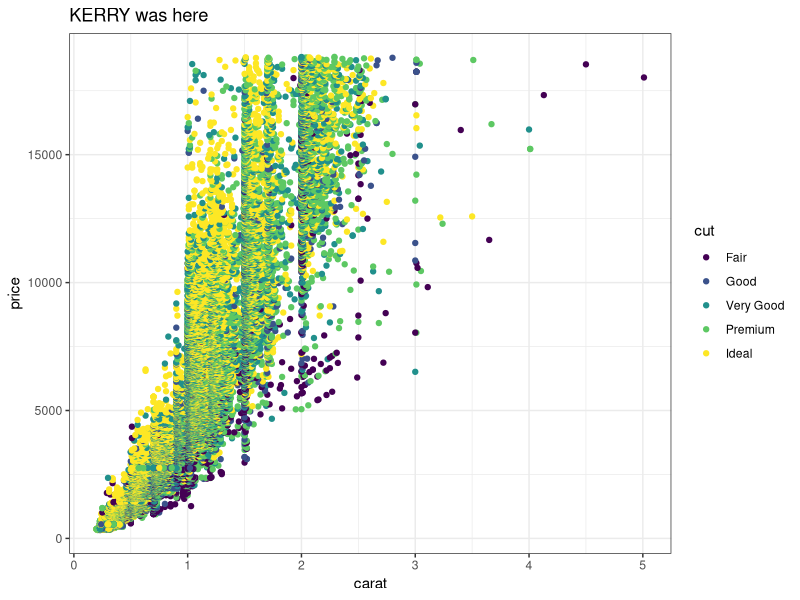
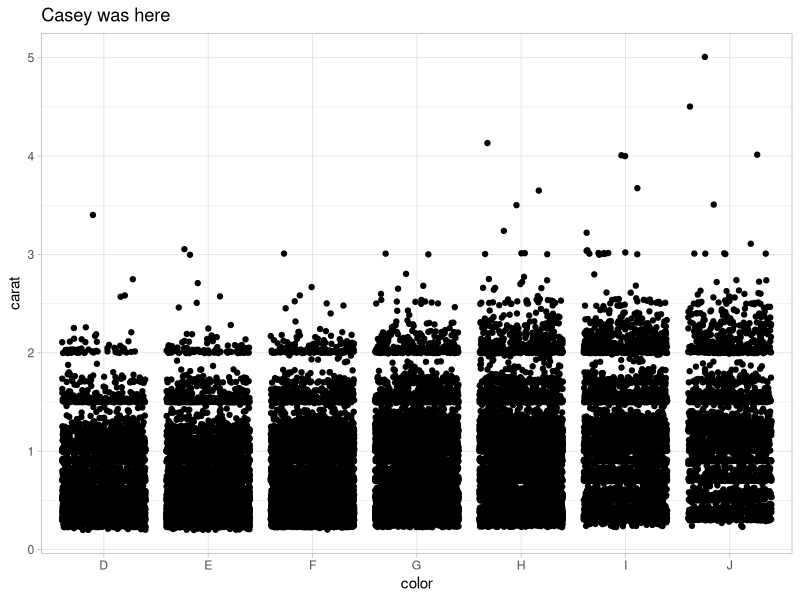
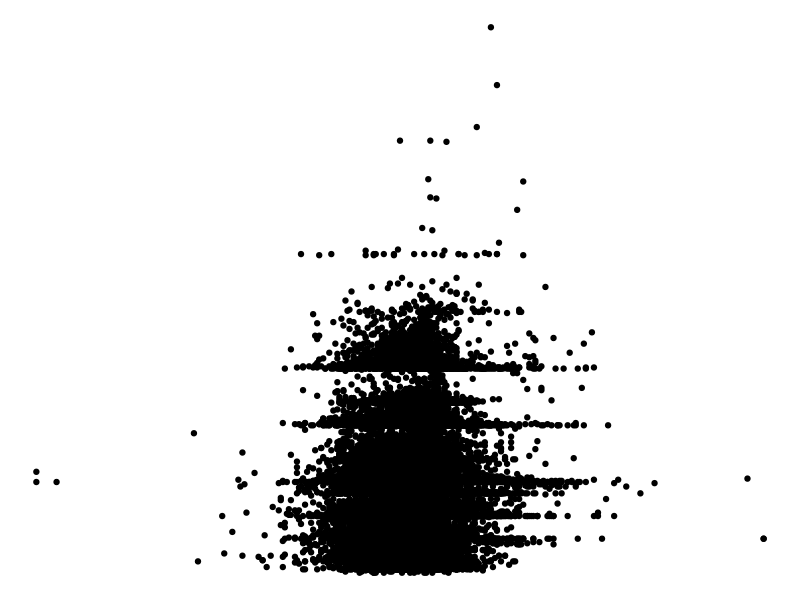

Here is the R script that generated these plots, in order:
## ---- chunk 1
knitr::opts_chunk$set(echo = TRUE)
library(tidyverse)
## ---- chunk 2
# Partner 1: Kerry Nixon
# Run the code below to see the original graph
# Change the code below to make the point color change based on 'cut', and update the theme to theme_bw(). Update the title to include your first name. 

ggplot(data = diamonds, aes(x = carat, y = price)) +
  geom_point(aes(color = cut)) +
  theme_bw() +
  labs(title = "KERRY was here")
## ---- chunk 3
# Partner 2: 
# Run the code below to see the original graph
# Change the code below to make the geom a geom_jitter, and update the theme to theme_light. Update the title to include your first name. 

ggplot(data = diamonds, aes(x = color, y = carat)) +
  geom_jitter() +
  theme_light() +
  labs(title = "Casey was here")
## ---- chunk 4
ggplot(data = diamonds, aes(x = depth, y = carat)) +
  geom_point() +
  theme_void()
## ---- chunk 5

